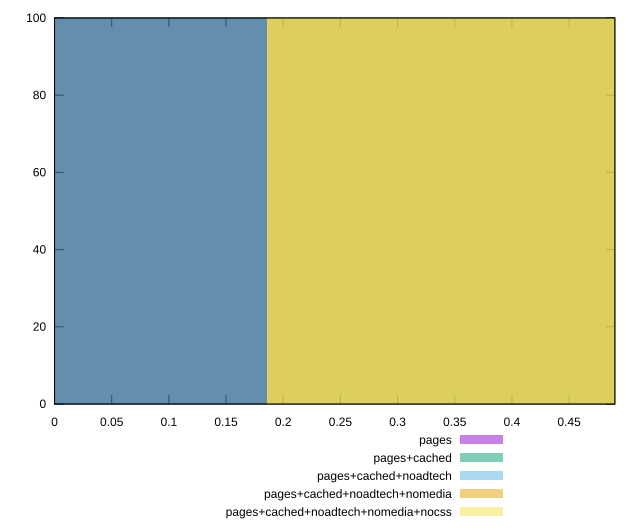

Write the gnuplot code that produced this figure.
reset

$pages <<EOF
0 100
EOF

$pagesCached <<EOF
0 100
EOF

$pagesCachedNoadtech <<EOF
0.37159803652005696 100
EOF

$pagesCachedNoadtechNomedia <<EOF
0.37159803652005696 100
EOF

$pagesCachedNoadtechNomediaNocss <<EOF
0.37159803652005696 100
EOF

set key outside below
set boxwidth 0.37159803652005696
set xrange [0:0.49]
set yrange [0:100]
set trange [0:100]
set style fill transparent solid 0.5 noborder
set terminal svg size 640, 530 enhanced background rgb 'white'
set output "report_00013_2021-02-09T12-04-24.940Z/uses-text-compression/comparison/histogram/all_score.svg"

plot $pages title "pages" with boxes, \
     $pagesCached title "pages+cached" with boxes, \
     $pagesCachedNoadtech title "pages+cached+noadtech" with boxes, \
     $pagesCachedNoadtechNomedia title "pages+cached+noadtech+nomedia" with boxes, \
     $pagesCachedNoadtechNomediaNocss title "pages+cached+noadtech+nomedia+nocss" with boxes

reset
